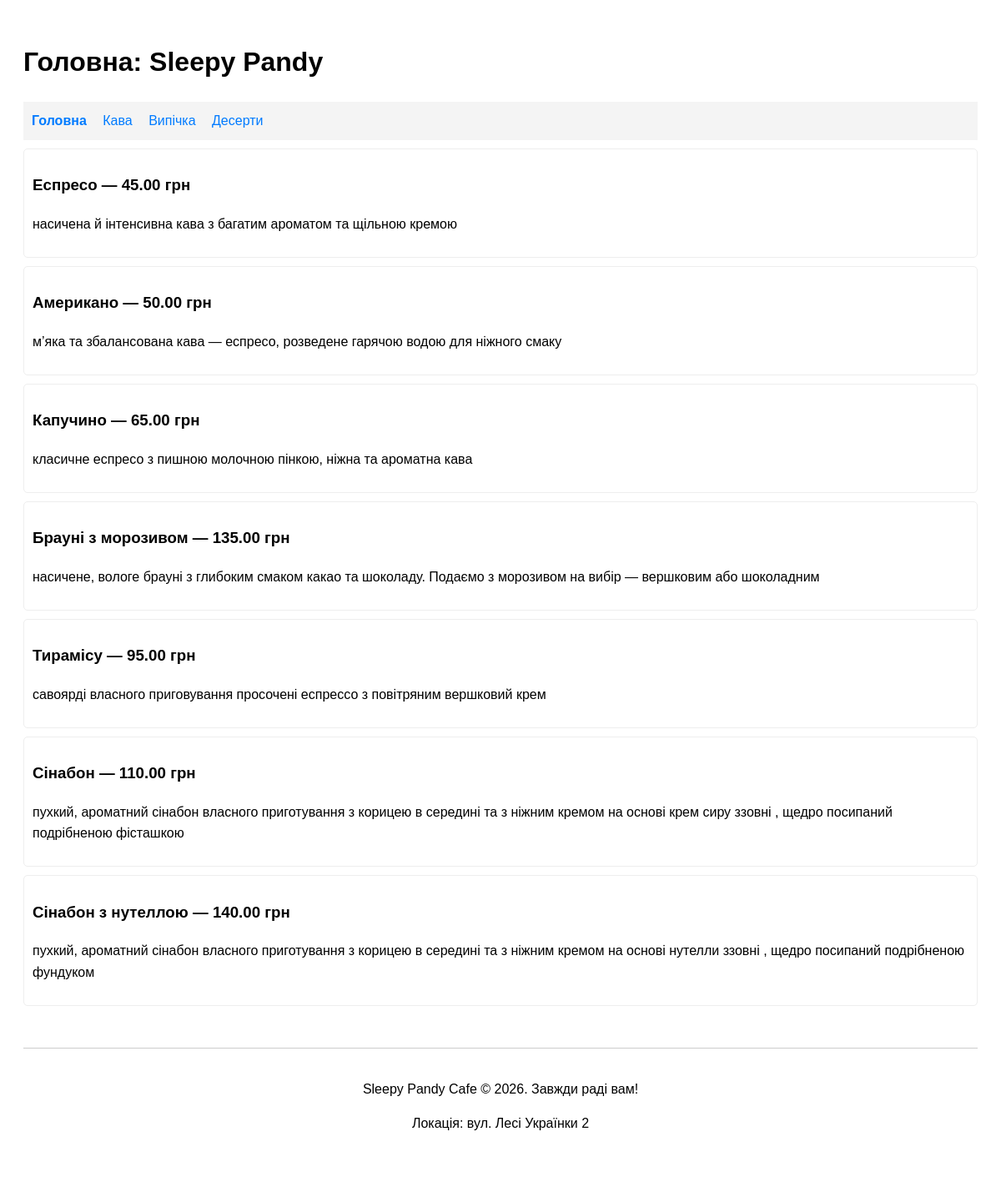
The page / on the database its author committed.
### main_app/models.py (models this page shows, shortened)
class Category(models.Model):
    name = models.CharField(max_length=100, verbose_name="Назва категорії")
    created_at = models.DateTimeField(auto_now_add=True)
    updated_at = models.DateTimeField(auto_now=True)

class MenuItem(models.Model):
    name = models.CharField(max_length=100, verbose_name="Назва страви")
    description = models.TextField(verbose_name="Опис")
    price = models.DecimalField(max_digits=6, decimal_places=2, verbose_name="Ціна")
    category = models.ForeignKey(Category, on_delete=models.CASCADE, related_name='items')
    created_at = models.DateTimeField(auto_now_add=True)
    updated_at = models.DateTimeField(auto_now=True)

### main_app/views.py (the view)
# urls.py: path('', views.home, name='home'),
def home(request):
    context = {
        'title': 'Головна: Sleepy Pandy',
        'categories': Category.objects.all(),
        'items': MenuItem.objects.all(),
        'page_type': 'home'
    }
    return render(request, 'main_app/index.html', context)

### main_app/templates/main_app/index.html (shortened to what this page needs)
<!DOCTYPE html>
<html lang="uk">
<head>
</head>
<body>
    <h1>{{ title }}</h1>
    <nav>
        <a href="{% url 'home' %}"><b>Головна</b></a>
        {% for cat in categories %}
            <a href="{% url 'category_page' cat.id %}">{{ cat.name }}</a>
        {% endfor %}
    </nav>
    <div class="content">
        {% for item in items %}
            <div class="item-card">
                <h3>{{ item.name }} — {{ item.price }} грн</h3>
                <p>{{ item.description }}</p>
            </div>
        {% empty %}
            <p>Тут поки порожньо.</p>
        {% endfor %}
    </div>
    <footer>
        <p>Sleepy Pandy Cafe © 2026. Завжди раді вам!</p>
        <p>Локація: вул. Лесі Українки 2</p>
    </footer>
</body>
</html>

### main_app/templates/main_app/index.html (style rules this page uses)
body { font-family: sans-serif; line-height: 1.6; padding: 20px; }
nav { margin-top: 20px; padding: 10px; background: #f4f4f4; }
a { margin-right: 15px; text-decoration: none; color: #007bff; }
footer { margin-top: 50px; border-top: 1px solid #ccc; padding: 20px; text-align: center; }
.item-card { border: 1px solid #eee; padding: 10px; margin-top: 10px; border-radius: 5px; }

### rows shown on the page
Category: name "Кава"
Category: name "Випічка"
Category: name "Десерти"
MenuItem: name "Еспресо", price "45.00", description "насичена й інтенсивна кава з багатим ароматом та щільною кремою"
MenuItem: name "Американо", price "50.00", description "м’яка та збалансована кава — еспресо, розведене гарячою водою для ніжного смаку"
MenuItem: name "Капучино", price "65.00", description "класичне еспресо з пишною молочною пінкою, ніжна та ароматна кава"
MenuItem: name "Брауні з морозивом", price "135.00", description "насичене, вологе брауні з глибоким смаком какао та шоколаду. Подаємо з морозивом на вибір — вершковим або шоколадним"
MenuItem: name "Тирамісу", price "95.00", description "савоярді власного приговування просочені еспрессо з повітряним вершковий крем"
MenuItem: name "Сінабон", price "110.00", description "пухкий, ароматний сінабон власного приготування з корицею в середині та з ніжним кремом на основі крем сиру ззовні , щедро посипаний подрібненою фісташкою"
MenuItem: name "Сінабон з нутеллою", price "140.00", description "пухкий, ароматний сінабон власного приготування з корицею в середині та з ніжним кремом на основі нутелли ззовні , щедро посипаний подрібненою фундуком"

### other values the page prints
{{ title }} "Головна: Sleepy Pandy"
